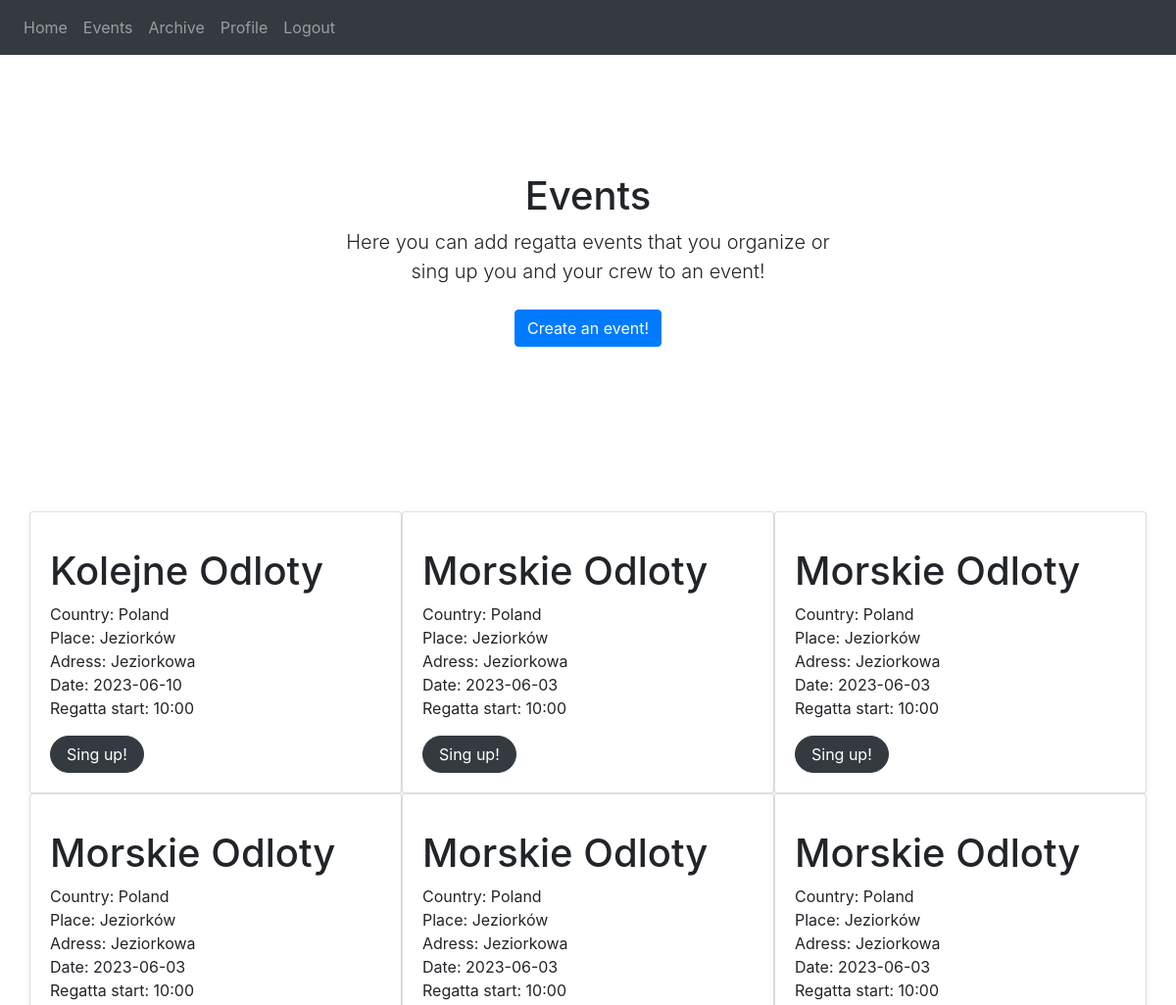
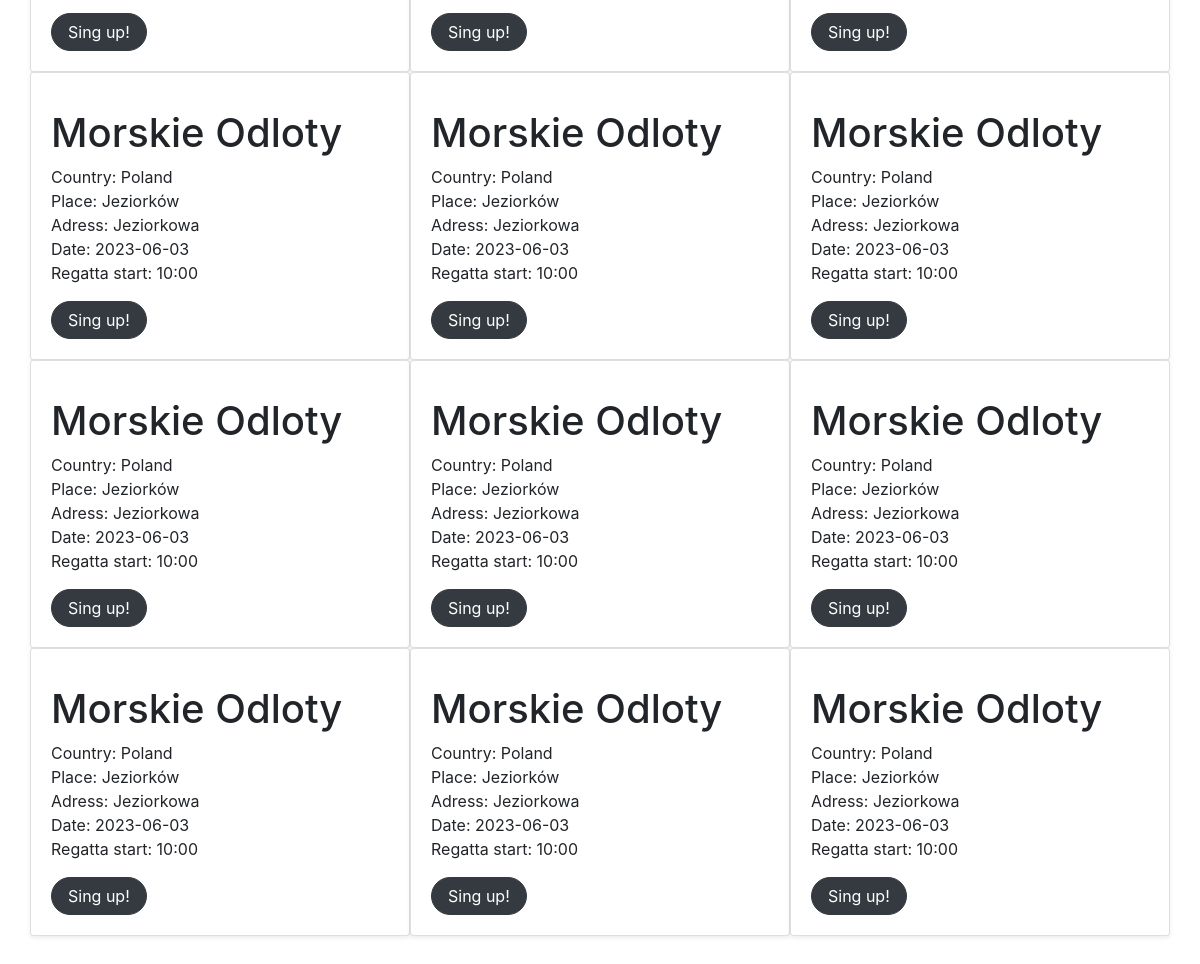
The page /events (signed in) on the database its author committed (2 pictures, top to bottom).
### website/models.py (models this page shows)
class Regatta(db.Model):
    id = db.Column(db.Integer, primary_key=True)
    regname = db.Column(db.String(256))
    regstart = db.Column(db.String(9))
    regattadate = db.Column(db.Date)
    country = db.Column(db.String(100))
    place = db.Column(db.String(100))
    address = db.Column(db.String(100))

### website/views.py (the view)
@views.route('/events', methods=['GET', 'POST'])
@login_required
def events():
    regatta = db.session.query(Regatta).order_by(Regatta.id.desc()).all()
    return render_template("events.html", user=current_user, regatta=regatta)

### website/__init__.py (called while the page is built)
def create_app():
    app = Flask(__name__)
    app.config['SECRET_KEY'] = 'jgfdgj adfiag'
    app.config['SQLALCHEMY_DATABASE_URI'] = f'sqlite:///{DB_NAME}'
    db.init_app(app)
    from .views import views
    from .auth import auth
    app.register_blueprint(views, url_prefix='/')
    app.register_blueprint(auth, url_prefix='/')
    from .models import User, Note
    with app.app_context():
        db.create_all()
    login_manager = LoginManager()
    login_manager.login_view = 'auth.login'
    login_manager.init_app(app)
    @login_manager.user_loader
    def load_user(id):
        return User.query.get(int(id))
    return app

### website/templates/events.html (shortened to what this page needs)
{% extends "base.html" %}
{% block content %}
<section class="py-5 text-center container">
    <div class="row py-lg-5">
        <div class="col-lg-6 col-md mx-auto">
            <h1 class="fw-light">Events</h1>
            <p class="lead text-body-secondary">
                Here you can add regatta events that you organize or sing up you and your crew to an event!
            </p>
            <p>
                <a href="/events/create" class="btn btn-primary my-2">Create an event!</a>
            </p>
        </div>
    </div>
</section>
    <div class="album py-5 bg-body-teritary">
        <div class="row row-cols-1 row-cols-sm-2 row-cols-md-3 g-3">
            {% for row in regatta %}
            <div class="card shadow-sm">
                <div class="card-body">
                    <p class="card-text">
                        <h1 class="fw-light">
                            {{ row.regname }}
                        </h1>
                        Country: {{ row.country }} </br>
                        Place: {{ row.place }} </br>
                        Adress: {{ row.address }} </br>
                        Date: {{ row.regattadate }} </br>
                        Regatta start: {{ row.regstart }} </br>
                    </p>
                    <div class="btn-group">
                        <button class="btn btn-dark rounded-pill px-3" type="button">Sing up!</button>
                    </div>
                </div>
            </div>
            {% endfor %}
        </div>
    </div>
{% endblock %}

### website/templates/base.html (shortened to what this page needs)
<!DOCTYPE html>
<html>
    <head>
        <link
        rel="stylesheet"
        href="https://stackpath.bootstrapcdn.com/bootstrap/4.4.1/css/bootstrap.min.css"
        />
        <link
        rel="stylesheet"
        href="https://stackpath.bootstrapcdn.com/font-awesome/4.7.0/css/font-awesome.min.css"
        />
    </head>
    <body>
        <nav class="navbar navbar-expand-lg navbar-dark bg-dark">
            <div class="collapse navbar-collapse" id="navbar">
                <div class="navbar-nav">
                    {% if user.is_authenticated %}
                    <a class="nav-item nav-link" id="home" href="/">
                        Home
                    </a>
                    <a class="nav-item nav-link" id="home" href="/events">
                        Events
                    </a>
                    <a class="nav-item nav-link" id="home" href="/archive">
                        Archive
                    </a>
                    <a class="nav-item nav-link" id="home" href="/profile">
                        Profile
                    </a>
                    <a class="nav-item nav-link" id="logout" href="/logout">
                        Logout
                    </a>
                    {% endif %}
                </div>
            </div>
        </nav>
        <br/>
        <div class="container">
            {% block content %}
            {% endblock %}
        </div>
    </body>
</html>

### rows shown on the page
Regatta: regname "Kolejne Odloty", country "Poland", place "Jeziorków", address "Jeziorkowa", regattadate "2023-06-10", regstart "10:00"
Regatta: regname "Morskie Odloty", country "Poland", place "Jeziorków", address "Jeziorkowa", regattadate "2023-06-03", regstart "10:00"
Regatta: regname "Morskie Odloty", country "Poland", place "Jeziorków", address "Jeziorkowa", regattadate "2023-06-03", regstart "10:00"
Regatta: regname "Morskie Odloty", country "Poland", place "Jeziorków", address "Jeziorkowa", regattadate "2023-06-03", regstart "10:00"
Regatta: regname "Morskie Odloty", country "Poland", place "Jeziorków", address "Jeziorkowa", regattadate "2023-06-03", regstart "10:00"
Regatta: regname "Morskie Odloty", country "Poland", place "Jeziorków", address "Jeziorkowa", regattadate "2023-06-03", regstart "10:00"
Regatta: regname "Morskie Odloty", country "Poland", place "Jeziorków", address "Jeziorkowa", regattadate "2023-06-03", regstart "10:00"
Regatta: regname "Morskie Odloty", country "Poland", place "Jeziorków", address "Jeziorkowa", regattadate "2023-06-03", regstart "10:00"
Regatta: regname "Morskie Odloty", country "Poland", place "Jeziorków", address "Jeziorkowa", regattadate "2023-06-03", regstart "10:00"
Regatta: regname "Morskie Odloty", country "Poland", place "Jeziorków", address "Jeziorkowa", regattadate "2023-06-03", regstart "10:00"
Regatta: regname "Morskie Odloty", country "Poland", place "Jeziorków", address "Jeziorkowa", regattadate "2023-06-03", regstart "10:00"
Regatta: regname "Morskie Odloty", country "Poland", place "Jeziorków", address "Jeziorkowa", regattadate "2023-06-03", regstart "10:00"
Regatta: regname "Morskie Odloty", country "Poland", place "Jeziorków", address "Jeziorkowa", regattadate "2023-06-03", regstart "10:00"
Regatta: regname "Morskie Odloty", country "Poland", place "Jeziorków", address "Jeziorkowa", regattadate "2023-06-03", regstart "10:00"
Regatta: regname "Morskie Odloty", country "Poland", place "Jeziorków", address "Jeziorkowa", regattadate "2023-06-03", regstart "10:00"
